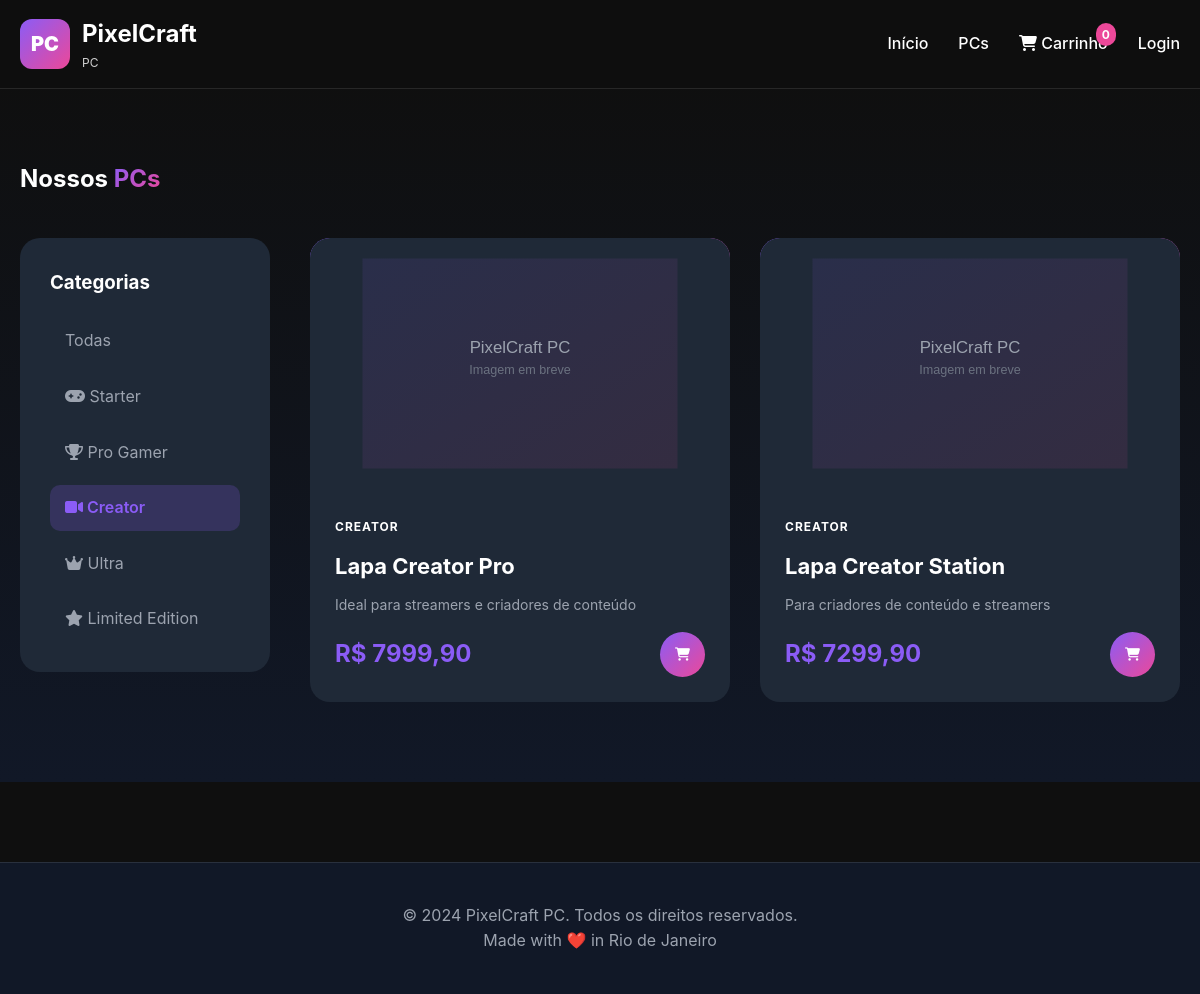
The page /pcs?category=creator on the database its author committed.
### tables this page shows
CREATE TABLE categories (
        id INTEGER PRIMARY KEY AUTOINCREMENT,
        name VARCHAR(100) NOT NULL,
        slug VARCHAR(100) UNIQUE NOT NULL,
        description TEXT,
        icon VARCHAR(50),
        color VARCHAR(20),
        ordem INTEGER DEFAULT 0,
        active BOOLEAN DEFAULT 1,
        created_at TIMESTAMP DEFAULT CURRENT_TIMESTAMP
    );

CREATE TABLE pcs (
        id INTEGER PRIMARY KEY AUTOINCREMENT,
        name VARCHAR(200) NOT NULL,
        slug VARCHAR(200) UNIQUE NOT NULL,
        subtitle VARCHAR(300),
        description TEXT,
        category_id INTEGER,
        price DECIMAL(10,2) NOT NULL,
        price_old DECIMAL(10,2),
        
        -- Especificações técnicas
        processor VARCHAR(200),
        gpu VARCHAR(200),
        ram VARCHAR(100),
        storage VARCHAR(200),
        motherboard VARCHAR(200),
        psu VARCHAR(200),
        case_model VARCHAR(200),
        cooling VARCHAR(200),
        
        -- Imagens
        main_image VARCHAR(500),
        gallery TEXT, -- JSON array of images
        
        -- Arte e customização
        graffiti_artist VARCHAR(200),
        graffiti_style VARCHAR(100),
        
        -- Flags
        active BOOLEAN DEFAULT 1,
        featured BOOLEAN DEFAULT 0,
        limited_edition BOOLEAN DEFAULT 0,
        bestseller BOOLEAN DEFAULT 0,
        pre_order BOOLEAN DEFAULT 0,
        in_stock BOOLEAN DEFAULT 1,
        
        -- Preços e serviços
        setup_price DECIMAL(10,2) DEFAULT 150.00,
        
        -- Stats
        views INTEGER DEFAULT 0,
        
        -- Timestamps
        created_at TIMESTAMP DEFAULT CURRENT_TIMESTAMP,
        updated_at TIMESTAMP DEFAULT CURRENT_TIMESTAMP,
        
        FOREIGN KEY (category_id) REFERENCES categories (id)
    );

### app.py (the view)
@app.route('/pcs')
def catalog():
    category = request.args.get('category')
    sort = request.args.get('sort', 'newest')
    price_min = request.args.get('price_min', type=int)
    price_max = request.args.get('price_max', type=int)
    base_query = """
        SELECT p.*, c.name as category_name, c.color as category_color
        FROM pcs p
        LEFT JOIN categories c ON p.category_id = c.id
        WHERE p.active = 1
    """
    params = []
    if category:
        base_query += ' AND c.slug = ?'
        params.append(category)
    if price_min:
        base_query += ' AND p.price >= ?'
        params.append(price_min)
    if price_max:
        base_query += ' AND p.price <= ?'
        params.append(price_max)
    if sort == 'price_low':
        base_query += ' ORDER BY p.price ASC'
    elif sort == 'price_high':
        base_query += ' ORDER BY p.price DESC'
    elif sort == 'popular':
        base_query += ' ORDER BY p.views DESC'
    else:
        base_query += ' ORDER BY p.created_at DESC'
    pcs = query_db(base_query, params)
    categories = query_db('SELECT * FROM categories WHERE active = 1 ORDER BY ordem')
    return render_template('catalog.html', pcs=pcs, categories=categories, current_category=category)

### app.py (called while the page is built)
def get_db():
    db = sqlite3.connect(app.config['DATABASE'])
    db.row_factory = sqlite3.Row
    return db

def query_db(query, args=(), one=False):
    db = get_db()
    cur = db.execute(query, args)
    rv = cur.fetchall()
    db.close()
    return (rv[0] if rv else None) if one else rv

### templates/catalog.html (shortened to what this page needs)
{% extends "base.html" %}
{% block content %}
<section class="catalog">
    <div class="container">
        <h1>Nossos <span class="gradient-text">PCs</span></h1>
        <div class="catalog-content">
            <aside class="catalog-sidebar">
                <h3>Categorias</h3>
                <div class="filter-options">
                    <a href="{{ url_for('catalog') }}" class="filter-option {% if not current_category %}active{% endif %}">Todas</a>
                    {% for category in categories %}
                    <a href="{{ url_for('catalog', category=category.slug) }}"
                       class="filter-option {% if current_category == category.slug %}active{% endif %}">
                        <i class="fas fa-{{ category.icon }}"></i> {{ category.name }}
                    </a>
                    {% endfor %}
                </div>
            </aside>
            <div class="catalog-main">
                <div class="pc-grid">
                    {% for pc in pcs %}
                    <div class="pc-card">
                        <div class="pc-image">
                            <img src="{{ pc.main_image or '/static/img/placeholder.jpg' }}" alt="{{ pc.name }}">
                        </div>
                        <div class="pc-info">
                            <span class="pc-category">{{ pc.category_name }}</span>
                            <h3 class="pc-name">{{ pc.name }}</h3>
                            <p class="pc-subtitle">{{ pc.subtitle }}</p>
                            <div class="pc-footer">
                                <span class="price">R$ {{ "%.2f"|format(pc.price)|replace(".", ",") }}</span>
                                <button class="btn-add-cart" onclick="addToCart({{ pc.id }})">
                                    <i class="fas fa-shopping-cart"></i>
                                </button>
                            </div>
                        </div>
                    </div>
                    {% endfor %}
                </div>
            </div>
        </div>
    </div>
</section>
{% endblock %}

### static/css/style.css (style rules this page uses)
:root { --primary: #8B5CF6; --secondary: #EC4899; --accent: #06B6D4; --dark: #0F0F0F; --gray-900: #111827; --gray-800: #1F2937; --white: #FFFFFF; }
* { margin: 0; padding: 0; box-sizing: border-box; }
body { font-family: -apple-system, BlinkMacSystemFont, 'Segoe UI', Roboto, sans-serif; background: var(--dark); color: var(--white); line-height: 1.6; }
.container { max-width: 1280px; margin: 0 auto; padding: 0 20px; }
.gradient-text { background: linear-gradient(135deg, var(--primary) 0%, var(--secondary) 100%); -webkit-background-clip: text; -webkit-text-fill-color: transparent; background-clip: text; }
.pc-grid { display: grid; grid-template-columns: repeat(auto-fill, minmax(300px, 1fr)); gap: 30px; }
.pc-card { background: var(--gray-800); border-radius: 20px; overflow: hidden; transition: all 0.3s; }
.pc-image { height: 250px; background: linear-gradient(135deg, var(--primary) 0%, var(--secondary) 100%); display: flex; align-items: center; justify-content: center; position: relative; }
.pc-image img { width: 100%; height: 100%; object-fit: cover; }
.pc-info { padding: 25px; }
.pc-category { font-size: 12px; font-weight: 700; text-transform: uppercase; letter-spacing: 1px; }
.pc-name { margin: 10px 0; font-size: 22px; }
.pc-subtitle { color: #9CA3AF; font-size: 14px; margin-bottom: 15px; }
.pc-footer { display: flex; justify-content: space-between; align-items: center; }
.price { font-size: 24px; font-weight: 700; color: var(--primary); }
.btn-add-cart { width: 45px; height: 45px; border-radius: 50%; background: linear-gradient(135deg, var(--primary) 0%, var(--secondary) 100%); border: none; color: var(--white); cursor: pointer; transition: all 0.3s; }
.catalog { padding: 80px 0; background: linear-gradient(180deg, var(--dark) 0%, var(--gray-900) 100%); }
.catalog-content { display: grid; grid-template-columns: 250px 1fr; gap: 40px; margin-top: 40px; }
.catalog-sidebar { background: var(--gray-800); border-radius: 20px; padding: 30px; height: fit-content; position: sticky; top: 100px; }
.catalog-sidebar h3 { margin-bottom: 20px; }
.filter-options { display: flex; flex-direction: column; gap: 10px; }
.filter-option { padding: 10px 15px; border-radius: 10px; text-decoration: none; color: #9CA3AF; transition: all 0.3s; }
.filter-option.active { background: rgba(139, 92, 246, 0.2); color: var(--primary); font-weight: 600; }

### rows shown on the page
categories: name "Starter"
categories: name "Pro Gamer"
categories: name "Creator"
categories: name "Ultra"
categories: name "Limited Edition"
pcs: main_image (picture), category_name "CREATOR", name "Lapa Creator Pro", subtitle "Ideal para streamers e criadores de conteúdo", price "7999,90"
pcs: main_image (picture), category_name "CREATOR", name "Lapa Creator Station", subtitle "Para criadores de conteúdo e streamers", price "7299,90"

### other values the page prints
{{ session.get('cart', [])|length }} "0"
